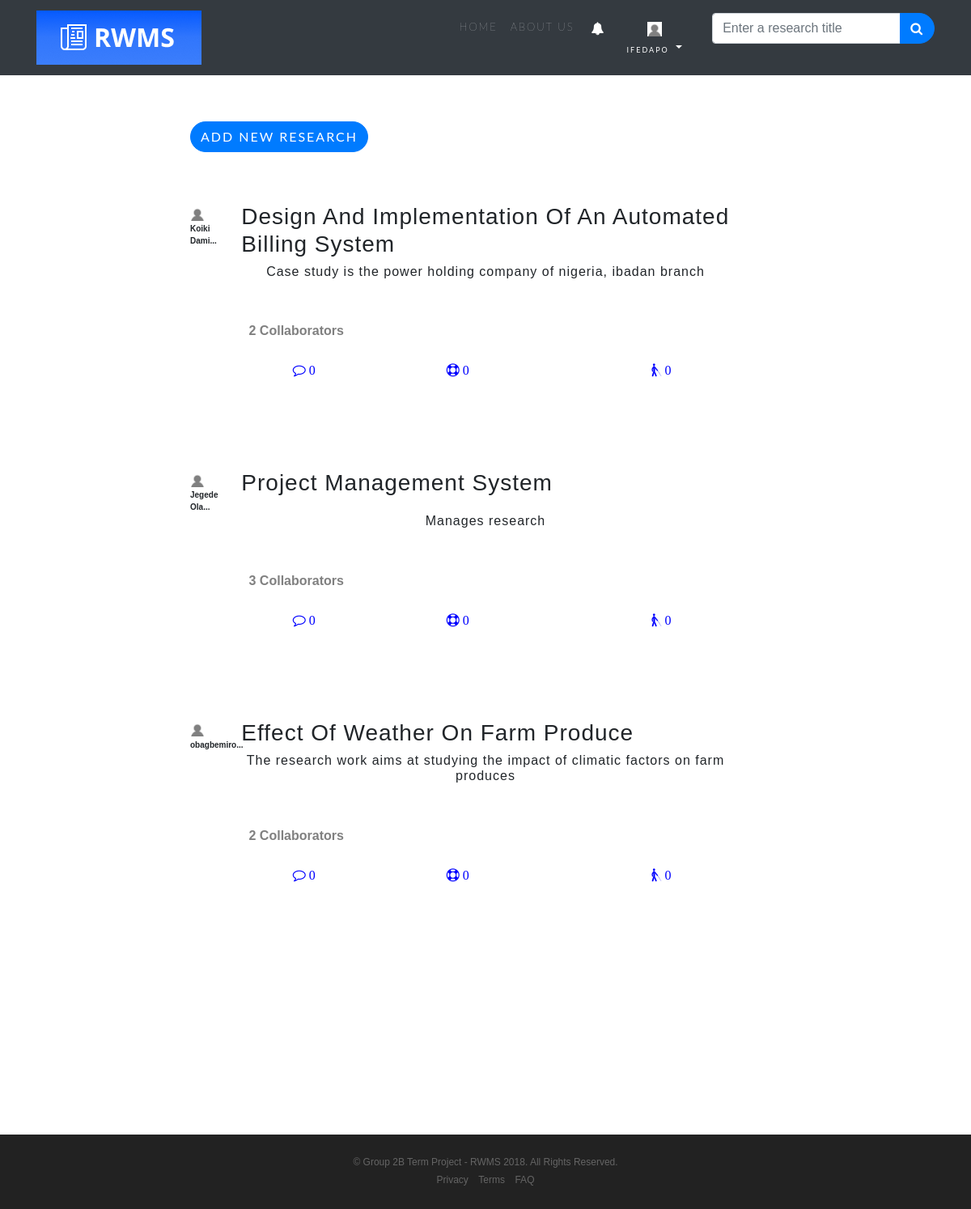
The page /user/index.php (signed in) on the database its author committed.
### tables this page shows
CREATE TABLE `user` (
  `id` int(11) NOT NULL,
  `user_id` int(11) NOT NULL,
  `surname` varchar(20) NOT NULL,
  `other_names` varchar(35) NOT NULL,
  `user_role` int(11) NOT NULL DEFAULT '0' COMMENT '0 for resercher, 1 for coordinator',
  `email` varchar(50) NOT NULL,
  `password` varchar(55) NOT NULL,
  `profile_pix` text NOT NULL,
  `activation_code` text NOT NULL,
  `activation_code_validity` varchar(50) NOT NULL,
  `account_status` int(11) NOT NULL,
  `request_for_coordination_role_is_seen` int(11) DEFAULT '0',
  `is_approved_as_coordinator` int(11) NOT NULL DEFAULT '2',
  `date_registered` datetime NOT NULL
);

CREATE TABLE `research` (
  `id` int(11) NOT NULL,
  `researcher_id` int(11) NOT NULL,
  `research_id` int(11) NOT NULL,
  `research_title` varchar(100) NOT NULL,
  `research_description` text NOT NULL,
  `is_shared_to_public` int(11) NOT NULL DEFAULT '0',
  `is_approved` int(11) NOT NULL DEFAULT '2',
  `is_seen` int(11) NOT NULL DEFAULT '0',
  `date_created` datetime NOT NULL
);

### user/index.php (the view, shortened to what the rows shown need)
<?php
  include ("../app/init.php");
  $all_researches=$research->get_all_approved_researches();
  $follower_id=$user_id;
  $all_references_avail=$research->get_all_references_avail();
?>
<!DOCTYPE html>
<html lang="en">
  <head>
    <link href="vendor/bootstrap/css/bootstrap.min.css" rel="stylesheet">
    <link rel="stylesheet" href="vendor/font-awesome/css/font-awesome.min.css">
    <link rel="stylesheet" href="vendor/simple-line-icons/css/simple-line-icons.css">
    <link rel="stylesheet" href="device-mockups/device-mockups.min.css">
    <link href="css/new-age.min.css" rel="stylesheet">
    <link href="../app/assets/css/select2.min.css" rel="stylesheet">
  </head>
  <body id="page-top">
    <?php
       if(!isset($_SESSION['email'])){
            include("header_not_loggedin.php");
        }else{
            include("header_loggedin.php");
        }
    ?>
    <section class="download">
      <div class="container">
        <div class="row">
            <div class="col-md-8 mx-auto mb-5" style="margin-top:15px;">
                <?php
                  $i=0;
                  if (!empty($all_researches)) {
                  foreach ($all_researches as $researche) {
                    $i++;
                    $title=$researche['research_title'];
                    $description=$researche['research_description'];
                    $research_id=$researche['research_id'];
                    $researcher_id=$researche['researcher_id'];
                    $researcher_pix=$research->get_user_data($researcher_id)['profile_pix'];
                    $researcher_name=$research->get_user_data($researcher_id)['surname']." ".$research->get_user_data($researcher_id)['other_names'];
                    $total_collaborators=$research->get_total_collaborators($research_id);
                    $research_contribution_text_id=0;
                    $researcher_contribution_text_content="";
?>
<div style="margin-bottom:110px" class="researchDiv" id="researchDiv<?php echo $i; ?>">
  <div class="row">
    <div class="col-md-1">
      <img src="../<?php echo $researcher_pix;?>" class="" height="18">
      <div style="font-size:10px;"><strong title="<?php echo $researcher_name;?>"><?php if(strlen($researcher_name)>10){echo substr($researcher_name,0,10)."...";}else{ echo $researcher_name; }?></strong></div>
    </div>
    <div class="col-md-10"><h3 class="research-title"> <?php echo ucwords(strtolower($title))?></h3></div>
    <div class="col-md-1">
    </div>
  </div>
  <div class="row">
    <div class="col-md-10 mx-auto text-center"> <h6 class="research-description"><?php echo ucfirst(strtolower($description))?></h6></div>
  </div>
  <div class="row research-write-up-div" style="margin-top:15px">
    <div class="col-md-1"></div>
    <div class="col-md-11">
    </div>
  </div>
  <div class="row" style="margin-top:10px;padding:5px 0px 5px 10px">
    <?php
      $total_contributed_files=$research->get_total_num_contribution_files($research_id);
      $total_contributed_texts=$research->get_total_num_contribution_texts($research_id);
      $total_contributions=$total_contributed_files+$total_contributed_texts;
      $total_followers=$research->get_total_num_followers($research_id);
      $total_comments=$research->get_total_num_comments($research_id);
      if($research->researcher_has_commented($research_id,$user_id)){
        $comment_class="fa-comment";
        $comment_color="red";
      }else{
        $comment_class="fa-comment-o";
        $comment_color="blue";
      }
      if($research->researcher_has_contributed($research_id,$user_id)){
        $contribution_color="red";
      }else{
        $contribution_color="blue";
      }
      if($researcher->has_sent_follow_research_request($research_id,$user_id)){
        $follow_color="brown";
      }elseif($researcher->is_following_research($research_id,$user_id)){
        $follow_color="red";
      }else{
        $follow_color="blue";
      }
      $is_authorized=0;
    ?>
      <div class="col-md-1"></div>
      <div class="col-md-4">
      </div>
      <div class="col-md-6">
      </div>
      <div class="col-md-1">
      </div>
  </div>
  <div class="row" style='padding:0px 0px 0px 10px'>
    <div class="col-md-1"></div>
  </div>
  <div class="row">
    <div class="col-md-1" style='padding:0px 0px 0px 10px'></div>
  </div>
  <div class="row" style='padding:5px 0px 0px 10px'>
    <div class="col-md-1"></div>
    <div class='col-md-4'><b style='color:grey'><span class="numb-collab"><?php echo $total_collaborators; ?></span> Collaborators</b></div>
  </div>
  <div class="row" style="margin-top:25px;">
    <div class="col-md-2"></div>
    <div class="col-md-3">
      <i class="fa <?php echo $comment_class;?> addComment" data-toggle="modal" data-target="#myModal" style="cursor:pointer;color:<?php echo $comment_color;?>;" research-id="<?php echo $research_id; ?>" researcher-id="<?php echo $researcher_id; ?>" is-authorized="<?php echo $is_authorized;?>" id="addComment<?php echo $i;?>"> <?php echo $total_comments?></i>
    </div>
    <?php
      $contribution_text_references_html="";
      if(!empty($all_references_avail)){
        foreach ($all_references_avail as $ref_avail) {
          $ref_id=$ref_avail["reference_id"];
          $research_topic=$ref_avail["reference"];
          $sel="";
          $contribution_text_references_html.="<option datavalue='$ref_id' reference_name='$research_topic' $sel>$research_topic</option>";
        }
      }
    ?>
    <div class="col-md-4">
      <i class="fa fa-support contribute" data-toggle="modal" data-target="#myModal" style="cursor:pointer;color:<?php echo $contribution_color;?>" research-id="<?php echo $research_id; ?>" researcher-id="<?php echo $researcher_id; ?>" contribution-text-id="<?php echo $research_contribution_text_id; ?>" contribution-text="<?php echo $researcher_contribution_text_content; ?>" contribution_text_references_html="<?php echo $contribution_text_references_html;?>" is-authorized="<?php echo $is_authorized;?>" id="cont<?php echo $i?>"> <?php echo $total_contributions?></i>
    </div>
    <div class="col-md-3">
      <i class="fa fa-blind follow" style="cursor:pointer;color:<?php echo $follow_color;?>" research-id="<?php echo $research_id; ?>" researcher-id="<?php echo $researcher_id; ?>" follower-id="<?php echo $follower_id; ?>" id="follow<?php echo $i;?>"> <?php echo $total_followers?></i>
    </div>
  </div>
</div>
<?php
                  }
                }else{
                  echo "<div><span style='color;grey'>No research added yet, be the first to</span> <a href='add_research.php' style='color:blue;border-bottom:1px solid blue'>add a research</a></div>";
                }
                ?>
            </div>
        </div>
      </div>
    </section>
  </body>
</html>

### user/header_loggedin.php (shortened to what the rows shown need)
<?php
$user_id=$_SESSION['user_id'];
  $notification_color="white";
  $user_img=$master->get_user_data($user_id)['profile_pix'];
?>
<nav class="navbar navbar-expand-lg navbar-light fixed-top navbar-dark bg-dark" id="mainNav">
      <div class="container">
        <a class="navbar-brand js-scroll-trigger" href="../<?php echo $home;?>" style="color:white;"><img src="../app/assets/logo.png"/></a>
        <div class="collapse navbar-collapse" id="navbarResponsive">
          <ul class="navbar-nav ml-auto">
            <li class="nav-item">
              <a class="nav-link js-scroll-trigger" href="../<?php echo $home;?>" style="color:white;font-size:13px;">Home</a>
            </li>
            <li class="nav-item">
              <a class="nav-link js-scroll-trigger" href="#" style="color:white;font-size:13px;">About Us</a>
            </li>
            <li class="nav-item">
                <span class="dropdown show">
                    <a class="btn" href="#" role="button" id="dropdownMenuButton" data-toggle="dropdown" aria-haspopup="true" aria-expanded="false" style="color:<?php echo $notification_color;?>"><i class="fa fa-bell" style="color:<?php echo $notification_color;?>"></i><?php echo $total_notification_msg;?></a>
                </span>
            </li>
            <li class="nav-item">
              <span class="dropdown show">
                  <a class="btn dropdown-toggle" href="#" role="button" id="dropdownMenuButton" data-toggle="dropdown" aria-haspopup="true" aria-expanded="false" style="color:white;"><img src="../<?php echo $user_img;?>" class="" height="18"> <br>
              <span style="font-size:9px;"><?php echo $user_surname;?></span></a>
              </span>
            </li>
            <li class="nav-item ml-4">
              <form action="search_result.php" method="get" class="form-inline">
                <div class="input-group">
                    <input type="text" name="research_search" id="" class="form-control" placeholder="Enter a research title">
                    <div class="input-group-append">
                      <button class="btn btn-primary"><i class="fa fa-search"></i></button>
                    </div>
                </div>
              </form>
            </li>
          </ul>
        </div>
      </div>
    </nav>

### rows shown on the page
user: profile_pix (placeholder picture), surname "IFEDAPO"
research: researcher.profile_pix (placeholder picture), researcher.other_names "Koiki Dami", research_title "Design And Implementation Of An Automated Billing System", research_description "Case study is the power holding company of nigeria, ibadan branch", total_collaborators "2", total_comments "0", $ref_id 1 (drawn), total_contributions "0", total_followers "0"
research: researcher.profile_pix (placeholder picture), researcher.other_names "Jegede Ola", research_title "Project Management System", research_description "Manages research", total_collaborators "3", total_comments "0", $ref_id 1 (drawn), total_contributions "0", total_followers "0"
research: researcher.profile_pix (placeholder picture), researcher.other_names "obagbemiro", research_title "Effect Of Weather On Farm Produce", research_description "The research work aims at studying the impact of climatic factors on farm produces", total_collaborators "2", total_comments "0", $ref_id 1 (drawn), total_contributions "0", total_followers "0"
